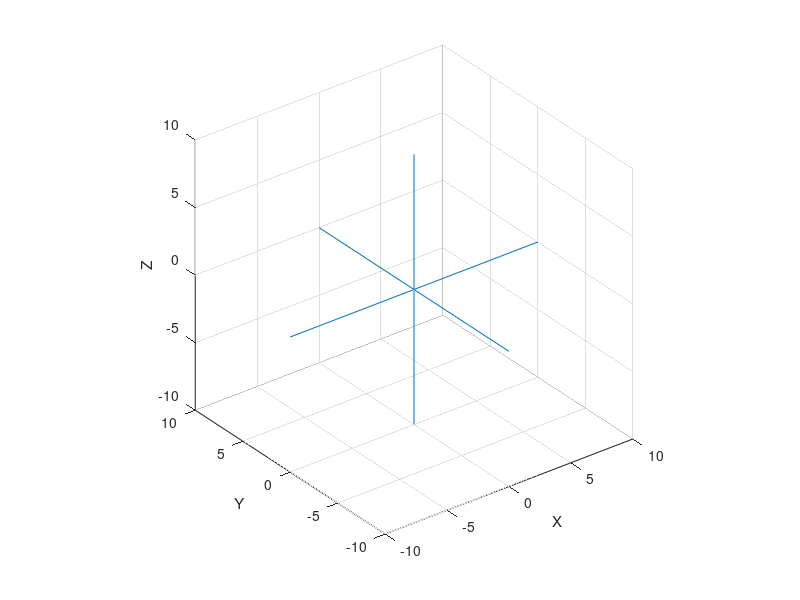

This chart was generated by the following MATLAB code: (Note: this script raises an error after producing the figure.)
addpath ./lib
addpath ./TP1

R = 2;

close

plot3(0,0,0,'b');

axis equal
grid on
axis([-10 10 -10 10 -10 10]);

xlabel('X')
ylabel('Y')
zlabel('Z')

line([-10 10], [0 0], [0 0]);
line([0 0], [-10 10], [0 0]);
line([0 0], [0 0], [-10 10]);

hold on

s = Cube(R );

%s.moveSlowly([5, 0,0,pi/2,0,0]);
s.close();
%{
path = [
        0 5 0 0 0 0
        0 0 0 pi/2 0 pi/2
        0 0 0 pi/2 0 0
        0 0 0 pi/2 0 0
        0 0 0 pi/2 0 0
        0 0 0 pi/2 0 0
    ];

pInicial = eye(4);
pInicial(1,4) = 6;

N = 100;

for n=1:size(path,1)
    D = path(n,:);
    pFinal = Animate(h1,A1,pInicial,D,N);
    pInicial = pFinal;
end
%}